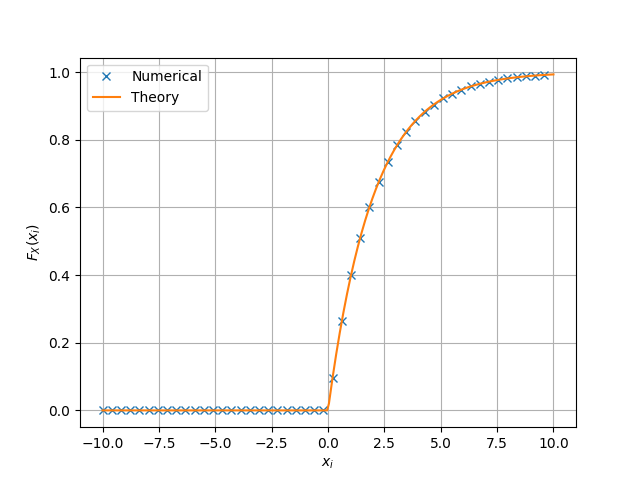

The script that drew this image:
#Importing numpy, scipy, mpmath and pyplot
import numpy as np
import mpmath as mp
import scipy 
import matplotlib.pyplot as plt

#if using termux
# import subprocess
# import shlex
#end if


maxrange=50
maxlim=10.0
x = np.linspace(-maxlim,maxlim,maxrange)#points on the x axis
x1=np.linspace(-maxlim,maxlim,maxrange*5)
simlen = int(999963) #number of samples
err = [] #declaring probability list
pdf = [] #declaring pdf list
h = 2*maxlim/(maxrange-1)
#randvar = np.random.normal(0,1,simlen)
#randvar = np.loadtxt('uni.dat',dtype='double')
randvar = np.loadtxt('V.dat',dtype='double')


for i in range(0,maxrange-1):
	err_ind = np.nonzero(randvar < x[i]) #checking probability condition
	err_n = np.size(err_ind) #computing the probability
	err.append(err_n/simlen) #storing the probability values in a list
 

def cdf_V(x):
	if x<0: 
		x=0 # The Distribution is uniform so the function is constant so it's value can be taken to be f(0)
	return 1-np.exp(-x/2)
	
vect_cdf = scipy.vectorize(cdf_V)

plt.plot(x[0:(maxrange-1)].T,err,'x')
plt.plot(x1,vect_cdf(x1))#plotting the CDF
plt.grid() #creating the grid
plt.xlabel('$x_i$')
plt.ylabel('$F_X(x_i)$')
plt.legend(["Numerical","Theory"])

# #if using termux
# plt.savefig('../figs/V_pdf.pdf')
#plt.savefig('../figs/uni_pdf.eps')
#subprocess.run(shlex.split("termux-open ../figs/uni_pdf.pdf"))
#if using termux
#plt.savefig('./V_cdf.pdf')
# plt.savefig('./V_cdf.eps')
# subprocess.run(shlex.split("termux-open ../figs/gauss_pdf.pdf"))
#else
plt.show() #opening the plot window
